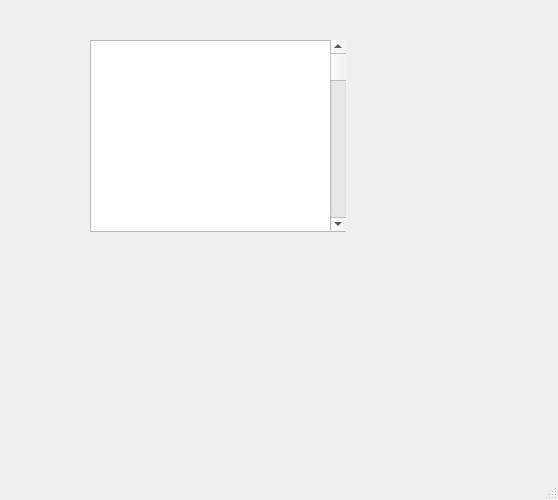
<?xml version="1.0" encoding="UTF-8"?>
<ui version="4.0">
 <class>MainWindow</class>
 <widget class="QMainWindow" name="MainWindow">
  <property name="geometry">
   <rect>
    <x>0</x>
    <y>0</y>
    <width>558</width>
    <height>500</height>
   </rect>
  </property>
  <property name="windowTitle">
   <string>MainWindow</string>
  </property>
  <widget class="QWidget" name="centralwidget">
   <widget class="QTableWidget" name="tableWidget">
    <property name="geometry">
     <rect>
      <x>90</x>
      <y>40</y>
      <width>256</width>
      <height>192</height>
     </rect>
    </property>
   </widget>
   <widget class="QScrollBar" name="verticalScrollBar">
    <property name="geometry">
     <rect>
      <x>330</x>
      <y>40</y>
      <width>16</width>
      <height>191</height>
     </rect>
    </property>
    <property name="orientation">
     <enum>Qt::Vertical</enum>
    </property>
   </widget>
  </widget>
  <widget class="QMenuBar" name="menubar">
   <property name="geometry">
    <rect>
     <x>0</x>
     <y>0</y>
     <width>558</width>
     <height>23</height>
    </rect>
   </property>
  </widget>
  <widget class="QStatusBar" name="statusbar"/>
 </widget>
 <resources/>
 <connections/>
</ui>
